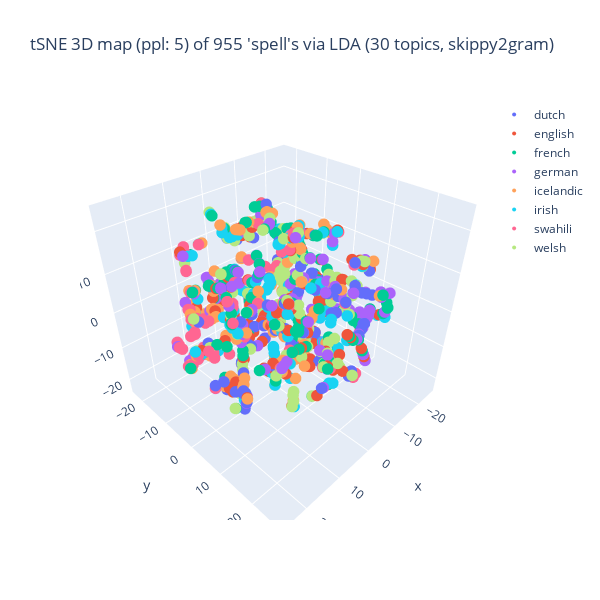
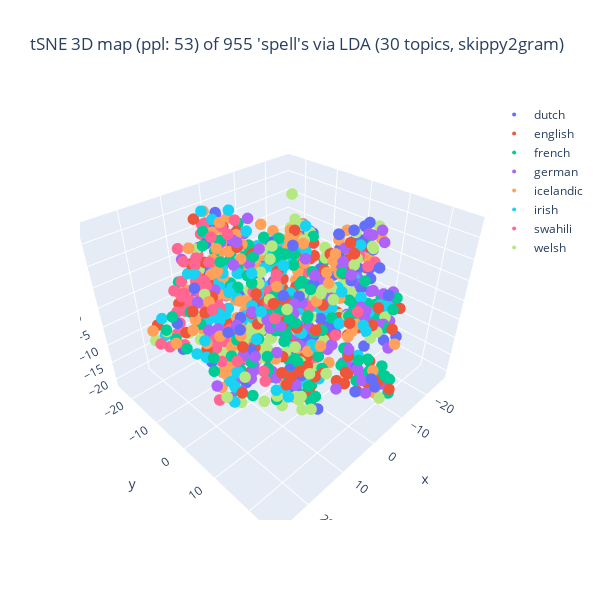
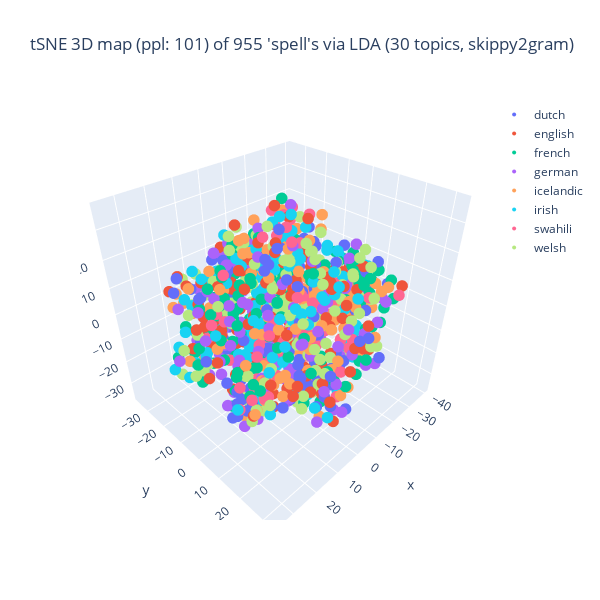
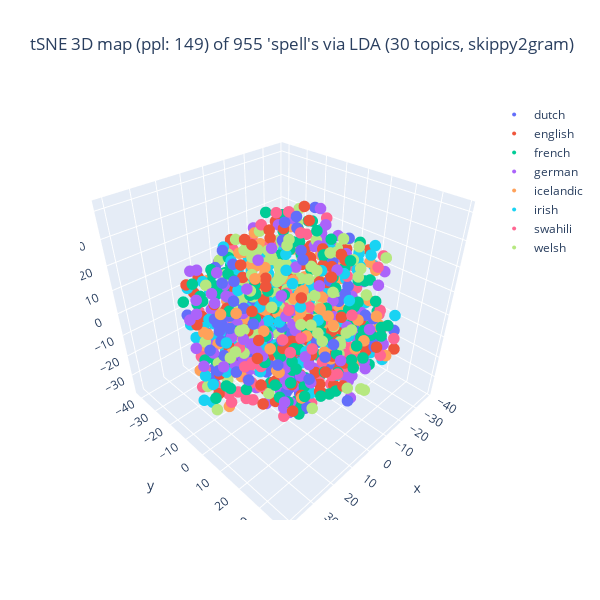

These figures' notebook cell, in order:
### Markdown cell above
tSNE の結果の可視化 (3D)

### Code cell
## tSNE の結果の可視化: Plotly を使った 3D 描画
import numpy as np
from sklearn.manifold import TSNE as tSNE

import plotly.express as pex
import plotly.graph_objects as go
import matplotlib.pyplot as plt

## tSNE のパラメターを設定
perplexity_max_val = round(len(doc_fit_df)/4)
print(f"perplexity_max_val: {perplexity_max_val}")
#perplexity_increment = 120
divider = 5
perplexity_increment = round(perplexity_max_val/divider)
print(f"perplexity_increment: {perplexity_increment}")

## tSNE を段階的に実行
early_exit = False
for step, perplexity_val in enumerate(range(5, perplexity_max_val, perplexity_increment)):
    ## 早期終了の判定
    if early_exit:
        if step > 0:
            continue
    ## tSNE 事例の生成
    tSNE_3d_varied = tSNE(n_components = 3, random_state = 0, perplexity = perplexity_val,
                          n_iter = 1000)

    ## データに適用
    doc_enc = np.array(list(doc_fit_df['enc']))
    doc_tSNE_3d_varied = tSNE_3d_varied.fit_transform(doc_enc)

    ## 色分けの単位を選択
    if color_lang_family:
        colored_var = 'family'
    else:
        colored_var = 'language'
    T = zip(doc_tSNE_3d_varied[:,0], doc_tSNE_3d_varied[:,1], doc_tSNE_3d_varied[:,2],
            doc_fit_df[colored_var]) # zip(..)が必要
    dfx = pd.DataFrame(T, columns = ['D1', 'D2', 'D3', colored_var])
    ## 作図
    fig = go.Figure()
    for lang in np.unique(df[colored_var]):
        part = dfx[dfx[colored_var] == lang]
        fig.add_trace(
            go.Scatter3d(
                x = part['D1'], y = part['D2'], z = part['D3'],
                name = lang, mode = 'markers', marker = dict(size = 4),
                marker_colorscale = color_palette, # worked??
                showlegend = True
            )
        )
    ## 題の指定
    title_val = f"tSNE 3D map (ppl: {perplexity_val}) of {len(doc_fit_df)} '{doc_attr}'s via LDA ({n_topics} topics, {term_type})"
    fig.update_layout(title = dict(text = title_val),
                      autosize = False, width = 600, height = 600)
    fig.show()
